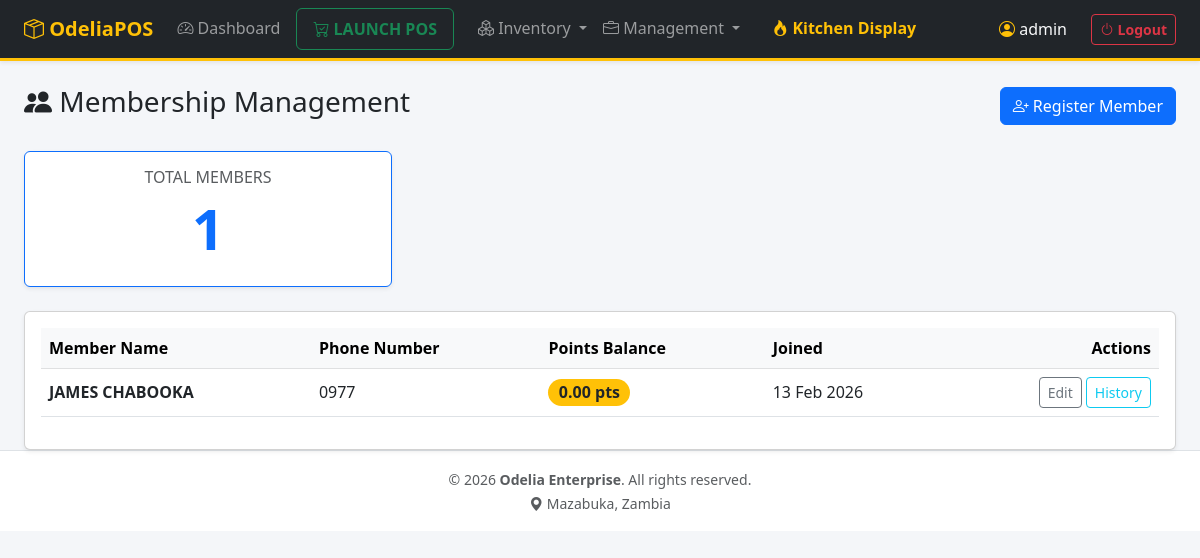
The page /index.php?page=members (signed in) on the database its author committed.
### tables this page shows
CREATE TABLE `members` (
  `id` int NOT NULL AUTO_INCREMENT,
  `name` varchar(100) NOT NULL,
  `phone` varchar(20) NOT NULL,
  `email` varchar(100) DEFAULT NULL,
  `points_balance` decimal(10,2) DEFAULT '0.00',
  `created_at` timestamp NULL DEFAULT CURRENT_TIMESTAMP,
  PRIMARY KEY (`id`),
  UNIQUE KEY `phone` (`phone`)
);

### src/members.php (called while the page is built, shortened)
<?php
$members = $pdo->query("SELECT * FROM members ORDER BY name ASC")->fetchAll();
?>

### templates/members.php (the view, shortened to what this page needs)
<div class="d-flex justify-content-between align-items-center mb-4">
    <h3><i class="bi bi-people-fill"></i> Membership Management</h3>
    <button class="btn btn-primary" data-bs-toggle="modal" data-bs-target="#addMemberModal">
        <i class="bi bi-person-plus"></i> Register Member
    </button>
</div>
<div class="row">
    <div class="col-md-4 mb-4">
        <div class="card shadow-sm border-primary">
            <div class="card-body text-center">
                <h6 class="text-muted text-uppercase">Total Members</h6>
                <h2 class="display-4 fw-bold text-primary"><?= count($members) ?></h2>
            </div>
        </div>
    </div>
</div>
<div class="card shadow-sm">
    <div class="card-body">
        <div class="table-responsive">
            <table class="table table-hover align-middle">
                <thead class="table-light">
                    <tr>
                        <th>Member Name</th>
                        <th>Phone Number</th>
                        <th>Points Balance</th>
                        <th>Joined</th>
                        <th class="text-end">Actions</th>
                    </tr>
                </thead>
                <tbody>
                    <?php foreach ($members as $m): ?>
                    <tr>
                        <td class="fw-bold"><?= htmlspecialchars($m['name']) ?></td>
                        <td><?= htmlspecialchars($m['phone']) ?></td>
                        <td>
                            <span class="badge bg-warning text-dark rounded-pill fs-6">
                                <?= number_format($m['points_balance'], 2) ?> pts
                            </span>
                        </td>
                        <td><?= date('d M Y', strtotime($m['created_at'])) ?></td>
                        <td class="text-end">
                            <button class="btn btn-sm btn-outline-secondary" onclick="editMember(<?= $m['id'] ?>)">Edit</button>
                            <button class="btn btn-sm btn-outline-info" onclick="viewHistory(<?= $m['id'] ?>, '<?= htmlspecialchars($m['name']) ?>')">History</button>
                        </td>
                    </tr>
                    <?php endforeach; ?>
                </tbody>
            </table>
        </div>
    </div>
</div>

### templates/header.php (style rules this page uses)
body { background-color: #f4f6f9; }

### rows shown on the page
members: name "JAMES CHABOOKA", phone "0977", points_balance "0.00", created_at "13 Feb 2026"

### other values the page prints
$_SESSION['username'] "admin"
count($members) "1"
